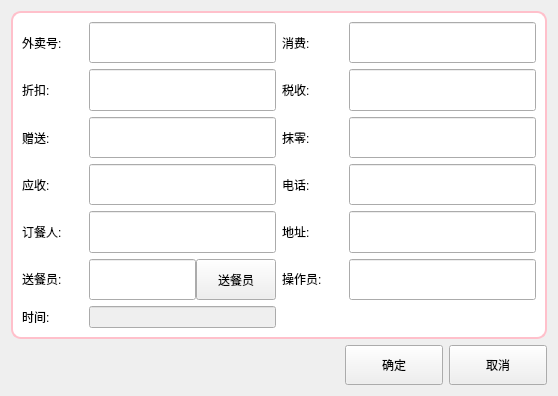
<?xml version="1.0" encoding="UTF-8"?>
<ui version="4.0">
 <class>takeout_cook</class>
 <widget class="QDialog" name="takeout_cook">
  <property name="geometry">
   <rect>
    <x>0</x>
    <y>0</y>
    <width>558</width>
    <height>396</height>
   </rect>
  </property>
  <property name="windowTitle">
   <string>Dialog</string>
  </property>
  <layout class="QVBoxLayout" name="verticalLayout">
   <item>
    <widget class="QFrame" name="frame">
     <property name="styleSheet">
      <string notr="true">QFrame#frame{
background:white;border:2px solid pink;border-radius:10px;
}</string>
     </property>
     <layout class="QGridLayout" name="gridLayout" rowstretch="1,1,1,1,1,1,1" columnstretch="0,1,0,1" rowminimumheight="1,1,1,1,1,1,1">
      <item row="0" column="0">
       <widget class="QLabel" name="label_2">
        <property name="sizePolicy">
         <sizepolicy hsizetype="Expanding" vsizetype="Expanding">
          <horstretch>0</horstretch>
          <verstretch>0</verstretch>
         </sizepolicy>
        </property>
        <property name="minimumSize">
         <size>
          <width>0</width>
          <height>40</height>
         </size>
        </property>
        <property name="text">
         <string>外卖号:</string>
        </property>
       </widget>
      </item>
      <item row="0" column="1">
       <widget class="QLineEdit" name="lineEdit">
        <property name="sizePolicy">
         <sizepolicy hsizetype="Expanding" vsizetype="Minimum">
          <horstretch>0</horstretch>
          <verstretch>0</verstretch>
         </sizepolicy>
        </property>
        <property name="minimumSize">
         <size>
          <width>0</width>
          <height>0</height>
         </size>
        </property>
        <property name="maximumSize">
         <size>
          <width>16777215</width>
          <height>16777215</height>
         </size>
        </property>
       </widget>
      </item>
      <item row="0" column="2">
       <widget class="QLabel" name="label_3">
        <property name="sizePolicy">
         <sizepolicy hsizetype="Expanding" vsizetype="Expanding">
          <horstretch>0</horstretch>
          <verstretch>0</verstretch>
         </sizepolicy>
        </property>
        <property name="minimumSize">
         <size>
          <width>0</width>
          <height>40</height>
         </size>
        </property>
        <property name="text">
         <string>消费:</string>
        </property>
       </widget>
      </item>
      <item row="0" column="3">
       <widget class="QLineEdit" name="lineEdit_2">
        <property name="sizePolicy">
         <sizepolicy hsizetype="Expanding" vsizetype="Minimum">
          <horstretch>0</horstretch>
          <verstretch>0</verstretch>
         </sizepolicy>
        </property>
        <property name="minimumSize">
         <size>
          <width>0</width>
          <height>0</height>
         </size>
        </property>
        <property name="maximumSize">
         <size>
          <width>16777215</width>
          <height>16777215</height>
         </size>
        </property>
       </widget>
      </item>
      <item row="1" column="0">
       <widget class="QLabel" name="label_4">
        <property name="sizePolicy">
         <sizepolicy hsizetype="Expanding" vsizetype="Expanding">
          <horstretch>0</horstretch>
          <verstretch>0</verstretch>
         </sizepolicy>
        </property>
        <property name="minimumSize">
         <size>
          <width>61</width>
          <height>40</height>
         </size>
        </property>
        <property name="text">
         <string>折扣:</string>
        </property>
       </widget>
      </item>
      <item row="1" column="1">
       <widget class="QLineEdit" name="lineEdit_3">
        <property name="sizePolicy">
         <sizepolicy hsizetype="Expanding" vsizetype="Minimum">
          <horstretch>0</horstretch>
          <verstretch>0</verstretch>
         </sizepolicy>
        </property>
        <property name="minimumSize">
         <size>
          <width>0</width>
          <height>0</height>
         </size>
        </property>
        <property name="maximumSize">
         <size>
          <width>16777215</width>
          <height>16777215</height>
         </size>
        </property>
       </widget>
      </item>
      <item row="1" column="2">
       <widget class="QLabel" name="label_5">
        <property name="sizePolicy">
         <sizepolicy hsizetype="Expanding" vsizetype="Expanding">
          <horstretch>0</horstretch>
          <verstretch>0</verstretch>
         </sizepolicy>
        </property>
        <property name="minimumSize">
         <size>
          <width>0</width>
          <height>40</height>
         </size>
        </property>
        <property name="text">
         <string>税收:</string>
        </property>
       </widget>
      </item>
      <item row="1" column="3">
       <widget class="QLineEdit" name="lineEdit_4">
        <property name="sizePolicy">
         <sizepolicy hsizetype="Expanding" vsizetype="Minimum">
          <horstretch>0</horstretch>
          <verstretch>0</verstretch>
         </sizepolicy>
        </property>
        <property name="minimumSize">
         <size>
          <width>0</width>
          <height>0</height>
         </size>
        </property>
        <property name="maximumSize">
         <size>
          <width>16777215</width>
          <height>16777215</height>
         </size>
        </property>
       </widget>
      </item>
      <item row="2" column="0">
       <widget class="QLabel" name="label_6">
        <property name="sizePolicy">
         <sizepolicy hsizetype="Expanding" vsizetype="Expanding">
          <horstretch>0</horstretch>
          <verstretch>0</verstretch>
         </sizepolicy>
        </property>
        <property name="minimumSize">
         <size>
          <width>0</width>
          <height>40</height>
         </size>
        </property>
        <property name="text">
         <string>赠送:</string>
        </property>
       </widget>
      </item>
      <item row="2" column="1">
       <widget class="QLineEdit" name="lineEdit_5">
        <property name="sizePolicy">
         <sizepolicy hsizetype="Expanding" vsizetype="Minimum">
          <horstretch>0</horstretch>
          <verstretch>0</verstretch>
         </sizepolicy>
        </property>
        <property name="minimumSize">
         <size>
          <width>0</width>
          <height>0</height>
         </size>
        </property>
        <property name="maximumSize">
         <size>
          <width>16777215</width>
          <height>16777215</height>
         </size>
        </property>
       </widget>
      </item>
      <item row="2" column="2">
       <widget class="QLabel" name="label_7">
        <property name="sizePolicy">
         <sizepolicy hsizetype="Expanding" vsizetype="Expanding">
          <horstretch>0</horstretch>
          <verstretch>0</verstretch>
         </sizepolicy>
        </property>
        <property name="minimumSize">
         <size>
          <width>61</width>
          <height>40</height>
         </size>
        </property>
        <property name="text">
         <string>抹零:</string>
        </property>
       </widget>
      </item>
      <item row="2" column="3">
       <widget class="QLineEdit" name="lineEdit_6">
        <property name="sizePolicy">
         <sizepolicy hsizetype="Expanding" vsizetype="Minimum">
          <horstretch>0</horstretch>
          <verstretch>0</verstretch>
         </sizepolicy>
        </property>
        <property name="minimumSize">
         <size>
          <width>0</width>
          <height>0</height>
         </size>
        </property>
        <property name="maximumSize">
         <size>
          <width>16777215</width>
          <height>16777215</height>
         </size>
        </property>
       </widget>
      </item>
      <item row="3" column="0">
       <widget class="QLabel" name="label_8">
        <property name="sizePolicy">
         <sizepolicy hsizetype="Expanding" vsizetype="Expanding">
          <horstretch>0</horstretch>
          <verstretch>0</verstretch>
         </sizepolicy>
        </property>
        <property name="minimumSize">
         <size>
          <width>0</width>
          <height>40</height>
         </size>
        </property>
        <property name="text">
         <string>应收:</string>
        </property>
       </widget>
      </item>
      <item row="3" column="1">
       <widget class="QLineEdit" name="lineEdit_7">
        <property name="sizePolicy">
         <sizepolicy hsizetype="Expanding" vsizetype="Minimum">
          <horstretch>0</horstretch>
          <verstretch>0</verstretch>
         </sizepolicy>
        </property>
        <property name="minimumSize">
         <size>
          <width>0</width>
          <height>0</height>
         </size>
        </property>
        <property name="maximumSize">
         <size>
          <width>16777215</width>
          <height>16777215</height>
         </size>
        </property>
       </widget>
      </item>
      <item row="3" column="2">
       <widget class="QLabel" name="label_9">
        <property name="sizePolicy">
         <sizepolicy hsizetype="Expanding" vsizetype="Expanding">
          <horstretch>0</horstretch>
          <verstretch>0</verstretch>
         </sizepolicy>
        </property>
        <property name="minimumSize">
         <size>
          <width>61</width>
          <height>40</height>
         </size>
        </property>
        <property name="text">
         <string>电话:</string>
        </property>
       </widget>
      </item>
      <item row="3" column="3">
       <widget class="QLineEdit" name="lineEdit_8">
        <property name="sizePolicy">
         <sizepolicy hsizetype="Expanding" vsizetype="Minimum">
          <horstretch>0</horstretch>
          <verstretch>0</verstretch>
         </sizepolicy>
        </property>
        <property name="minimumSize">
         <size>
          <width>0</width>
          <height>0</height>
         </size>
        </property>
        <property name="maximumSize">
         <size>
          <width>16777215</width>
          <height>16777215</height>
         </size>
        </property>
       </widget>
      </item>
      <item row="4" column="1">
       <widget class="QLineEdit" name="lineEdit_9">
        <property name="sizePolicy">
         <sizepolicy hsizetype="Expanding" vsizetype="Minimum">
          <horstretch>0</horstretch>
          <verstretch>0</verstretch>
         </sizepolicy>
        </property>
        <property name="minimumSize">
         <size>
          <width>0</width>
          <height>0</height>
         </size>
        </property>
        <property name="maximumSize">
         <size>
          <width>16777215</width>
          <height>16777215</height>
         </size>
        </property>
       </widget>
      </item>
      <item row="4" column="3">
       <widget class="QLineEdit" name="lineEdit_10">
        <property name="sizePolicy">
         <sizepolicy hsizetype="Expanding" vsizetype="Minimum">
          <horstretch>0</horstretch>
          <verstretch>0</verstretch>
         </sizepolicy>
        </property>
        <property name="minimumSize">
         <size>
          <width>0</width>
          <height>0</height>
         </size>
        </property>
        <property name="maximumSize">
         <size>
          <width>16777215</width>
          <height>16777215</height>
         </size>
        </property>
       </widget>
      </item>
      <item row="5" column="0">
       <widget class="QLabel" name="label_12">
        <property name="sizePolicy">
         <sizepolicy hsizetype="Expanding" vsizetype="Fixed">
          <horstretch>0</horstretch>
          <verstretch>0</verstretch>
         </sizepolicy>
        </property>
        <property name="minimumSize">
         <size>
          <width>0</width>
          <height>0</height>
         </size>
        </property>
        <property name="text">
         <string>送餐员:</string>
        </property>
       </widget>
      </item>
      <item row="5" column="1">
       <layout class="QHBoxLayout" name="horizontalLayout" stretch="1,0">
        <property name="spacing">
         <number>0</number>
        </property>
        <item>
         <widget class="QLineEdit" name="lineEdit_11">
          <property name="sizePolicy">
           <sizepolicy hsizetype="Expanding" vsizetype="Minimum">
            <horstretch>0</horstretch>
            <verstretch>0</verstretch>
           </sizepolicy>
          </property>
          <property name="minimumSize">
           <size>
            <width>0</width>
            <height>0</height>
           </size>
          </property>
          <property name="maximumSize">
           <size>
            <width>16777215</width>
            <height>16777215</height>
           </size>
          </property>
         </widget>
        </item>
        <item>
         <widget class="QPushButton" name="pushButton">
          <property name="sizePolicy">
           <sizepolicy hsizetype="Minimum" vsizetype="Expanding">
            <horstretch>0</horstretch>
            <verstretch>0</verstretch>
           </sizepolicy>
          </property>
          <property name="minimumSize">
           <size>
            <width>0</width>
            <height>0</height>
           </size>
          </property>
          <property name="focusPolicy">
           <enum>Qt::NoFocus</enum>
          </property>
          <property name="text">
           <string>送餐员</string>
          </property>
          <property name="outer_stylesheet" stdset="0">
           <string>pushbutton</string>
          </property>
         </widget>
        </item>
       </layout>
      </item>
      <item row="5" column="2">
       <widget class="QLabel" name="label_13">
        <property name="sizePolicy">
         <sizepolicy hsizetype="Fixed" vsizetype="Fixed">
          <horstretch>0</horstretch>
          <verstretch>0</verstretch>
         </sizepolicy>
        </property>
        <property name="minimumSize">
         <size>
          <width>0</width>
          <height>40</height>
         </size>
        </property>
        <property name="text">
         <string>操作员:</string>
        </property>
       </widget>
      </item>
      <item row="5" column="3">
       <widget class="QLineEdit" name="lineEdit_12">
        <property name="sizePolicy">
         <sizepolicy hsizetype="Expanding" vsizetype="Minimum">
          <horstretch>0</horstretch>
          <verstretch>0</verstretch>
         </sizepolicy>
        </property>
        <property name="minimumSize">
         <size>
          <width>0</width>
          <height>0</height>
         </size>
        </property>
        <property name="maximumSize">
         <size>
          <width>16777215</width>
          <height>16777215</height>
         </size>
        </property>
       </widget>
      </item>
      <item row="6" column="0">
       <widget class="QLabel" name="label_14">
        <property name="sizePolicy">
         <sizepolicy hsizetype="Expanding" vsizetype="Fixed">
          <horstretch>0</horstretch>
          <verstretch>0</verstretch>
         </sizepolicy>
        </property>
        <property name="minimumSize">
         <size>
          <width>61</width>
          <height>0</height>
         </size>
        </property>
        <property name="text">
         <string>时间:</string>
        </property>
       </widget>
      </item>
      <item row="6" column="1">
       <widget class="QLineEdit" name="lineEdit_13">
        <property name="enabled">
         <bool>false</bool>
        </property>
        <property name="sizePolicy">
         <sizepolicy hsizetype="Expanding" vsizetype="Minimum">
          <horstretch>0</horstretch>
          <verstretch>0</verstretch>
         </sizepolicy>
        </property>
        <property name="minimumSize">
         <size>
          <width>0</width>
          <height>0</height>
         </size>
        </property>
       </widget>
      </item>
      <item row="4" column="0">
       <widget class="QLabel" name="label">
        <property name="text">
         <string>订餐人:</string>
        </property>
       </widget>
      </item>
      <item row="4" column="2">
       <widget class="QLabel" name="label_10">
        <property name="text">
         <string>地址:</string>
        </property>
       </widget>
      </item>
     </layout>
    </widget>
   </item>
   <item>
    <layout class="QHBoxLayout" name="horizontalLayout_2">
     <item>
      <spacer name="horizontalSpacer">
       <property name="orientation">
        <enum>Qt::Horizontal</enum>
       </property>
       <property name="sizeHint" stdset="0">
        <size>
         <width>40</width>
         <height>20</height>
        </size>
       </property>
      </spacer>
     </item>
     <item>
      <widget class="QPushButton" name="pushButton_2">
       <property name="sizePolicy">
        <sizepolicy hsizetype="Fixed" vsizetype="Fixed">
         <horstretch>0</horstretch>
         <verstretch>0</verstretch>
        </sizepolicy>
       </property>
       <property name="minimumSize">
        <size>
         <width>98</width>
         <height>40</height>
        </size>
       </property>
       <property name="focusPolicy">
        <enum>Qt::NoFocus</enum>
       </property>
       <property name="text">
        <string>确定</string>
       </property>
       <property name="outer_stylesheet" stdset="0">
        <string>pushbutton</string>
       </property>
      </widget>
     </item>
     <item>
      <widget class="QPushButton" name="pushButton_3">
       <property name="sizePolicy">
        <sizepolicy hsizetype="Fixed" vsizetype="Fixed">
         <horstretch>0</horstretch>
         <verstretch>0</verstretch>
        </sizepolicy>
       </property>
       <property name="minimumSize">
        <size>
         <width>98</width>
         <height>40</height>
        </size>
       </property>
       <property name="focusPolicy">
        <enum>Qt::NoFocus</enum>
       </property>
       <property name="text">
        <string>取消</string>
       </property>
       <property name="outer_stylesheet" stdset="0">
        <string>pushbutton</string>
       </property>
      </widget>
     </item>
    </layout>
   </item>
  </layout>
 </widget>
 <resources/>
 <connections/>
</ui>
